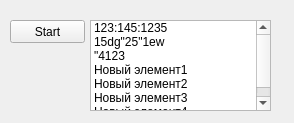
<?xml version="1.0" encoding="UTF-8"?>
<ui version="4.0">
 <class>WifiForm</class>
 <widget class="QWidget" name="WifiForm">
  <property name="geometry">
   <rect>
    <x>0</x>
    <y>0</y>
    <width>294</width>
    <height>123</height>
   </rect>
  </property>
  <property name="windowTitle">
   <string>PickCurrentRobot</string>
  </property>
  <widget class="QListWidget" name="robotsList">
   <property name="geometry">
    <rect>
     <x>90</x>
     <y>20</y>
     <width>181</width>
     <height>91</height>
    </rect>
   </property>
   <item>
    <property name="text">
     <string>123:145:1235</string>
    </property>
   </item>
   <item>
    <property name="text">
     <string>15dg&quot;25&quot;1ew</string>
    </property>
   </item>
   <item>
    <property name="text">
     <string>&quot;4123</string>
    </property>
   </item>
   <item>
    <property name="text">
     <string>Новый элемент1</string>
    </property>
   </item>
   <item>
    <property name="text">
     <string>Новый элемент2</string>
    </property>
   </item>
   <item>
    <property name="text">
     <string>Новый элемент3</string>
    </property>
   </item>
   <item>
    <property name="text">
     <string>Новый элемент4</string>
    </property>
   </item>
  </widget>
  <widget class="QPushButton" name="initRobotsBtn">
   <property name="geometry">
    <rect>
     <x>10</x>
     <y>20</y>
     <width>75</width>
     <height>23</height>
    </rect>
   </property>
   <property name="text">
    <string>Start</string>
   </property>
  </widget>
 </widget>
 <resources/>
 <connections/>
</ui>
